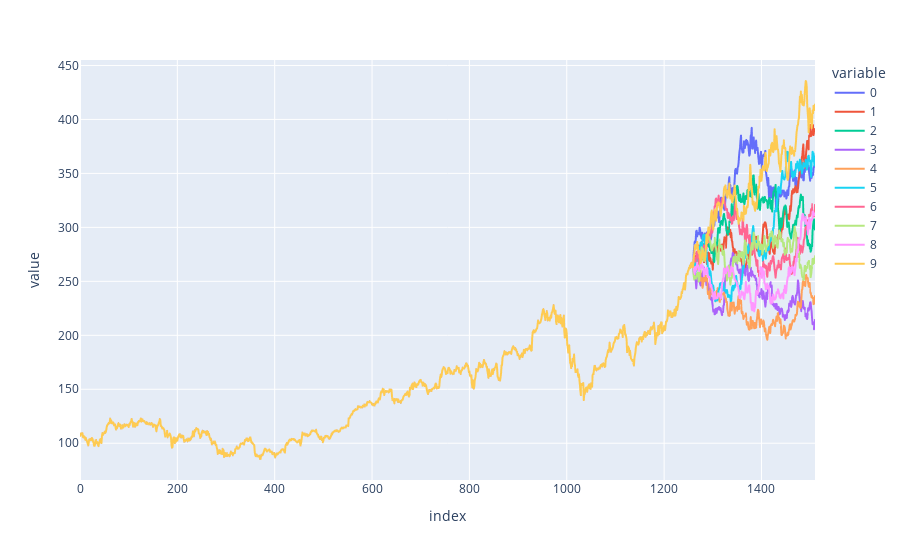

Source (notebook cell):
### Code cell
plot_simulations(prices, S1)

### Figure 1 — Plotly figure (JSON) as saved in the notebook; plotly's stock layout.template omitted (floating-point values rounded to 4 significant figures; data arrays with more than 128 entries replaced by an {"elided": "..."} marker saying what was removed)
{"data": [{"hovertemplate": "variable=0<br>index=%{x}<br>value=%{y}<extra></extra>", "legendgroup": "0", "line": {"color": "#636efa", "dash": "solid"}, "marker": {"symbol": "circle"}, "mode": "lines", "name": "0", "showlegend": true, "type": "scattergl", "x": {"elided": "1511 int values"}, "xaxis": "x", "y": {"elided": "1511 float values"}, "yaxis": "y"}, {"hovertemplate": "variable=1<br>index=%{x}<br>value=%{y}<extra></extra>", "legendgroup": "1", "line": {"color": "#EF553B", "dash": "solid"}, "marker": {"symbol": "circle"}, "mode": "lines", "name": "1", "showlegend": true, "type": "scattergl", "x": {"elided": "1511 int values"}, "xaxis": "x", "y": {"elided": "1511 float values"}, "yaxis": "y"}, {"hovertemplate": "variable=2<br>index=%{x}<br>value=%{y}<extra></extra>", "legendgroup": "2", "line": {"color": "#00cc96", "dash": "solid"}, "marker": {"symbol": "circle"}, "mode": "lines", "name": "2", "showlegend": true, "type": "scattergl", "x": {"elided": "1511 int values"}, "xaxis": "x", "y": {"elided": "1511 float values"}, "yaxis": "y"}, {"hovertemplate": "variable=3<br>index=%{x}<br>value=%{y}<extra></extra>", "legendgroup": "3", "line": {"color": "#ab63fa", "dash": "solid"}, "marker": {"symbol": "circle"}, "mode": "lines", "name": "3", "showlegend": true, "type": "scattergl", "x": {"elided": "1511 int values"}, "xaxis": "x", "y": {"elided": "1511 float values"}, "yaxis": "y"}, {"hovertemplate": "variable=4<br>index=%{x}<br>value=%{y}<extra></extra>", "legendgroup": "4", "line": {"color": "#FFA15A", "dash": "solid"}, "marker": {"symbol": "circle"}, "mode": "lines", "name": "4", "showlegend": true, "type": "scattergl", "x": {"elided": "1511 int values"}, "xaxis": "x", "y": {"elided": "1511 float values"}, "yaxis": "y"}, {"hovertemplate": "variable=5<br>index=%{x}<br>value=%{y}<extra></extra>", "legendgroup": "5", "line": {"color": "#19d3f3", "dash": "solid"}, "marker": {"symbol": "circle"}, "mode": "lines", "name": "5", "showlegend": true, "type": "scattergl", "x": {"elided": "1511 int values"}, "xaxis": "x", "y": {"elided": "1511 float values"}, "yaxis": "y"}, {"hovertemplate": "variable=6<br>index=%{x}<br>value=%{y}<extra></extra>", "legendgroup": "6", "line": {"color": "#FF6692", "dash": "solid"}, "marker": {"symbol": "circle"}, "mode": "lines", "name": "6", "showlegend": true, "type": "scattergl", "x": {"elided": "1511 int values"}, "xaxis": "x", "y": {"elided": "1511 float values"}, "yaxis": "y"}, {"hovertemplate": "variable=7<br>index=%{x}<br>value=%{y}<extra></extra>", "legendgroup": "7", "line": {"color": "#B6E880", "dash": "solid"}, "marker": {"symbol": "circle"}, "mode": "lines", "name": "7", "showlegend": true, "type": "scattergl", "x": {"elided": "1511 int values"}, "xaxis": "x", "y": {"elided": "1511 float values"}, "yaxis": "y"}, {"hovertemplate": "variable=8<br>index=%{x}<br>value=%{y}<extra></extra>", "legendgroup": "8", "line": {"color": "#FF97FF", "dash": "solid"}, "marker": {"symbol": "circle"}, "mode": "lines", "name": "8", "showlegend": true, "type": "scattergl", "x": {"elided": "1511 int values"}, "xaxis": "x", "y": {"elided": "1511 float values"}, "yaxis": "y"}, {"hovertemplate": "variable=9<br>index=%{x}<br>value=%{y}<extra></extra>", "legendgroup": "9", "line": {"color": "#FECB52", "dash": "solid"}, "marker": {"symbol": "circle"}, "mode": "lines", "name": "9", "showlegend": true, "type": "scattergl", "x": {"elided": "1511 int values"}, "xaxis": "x", "y": {"elided": "1511 float values"}, "yaxis": "y"}], "layout": {"legend": {"title": {"text": "variable"}, "tracegroupgap": 0}, "margin": {"t": 60}, "xaxis": {"anchor": "y", "domain": [0, 1], "title": {"text": "index"}}, "yaxis": {"anchor": "x", "domain": [0, 1], "title": {"text": "value"}}}}
